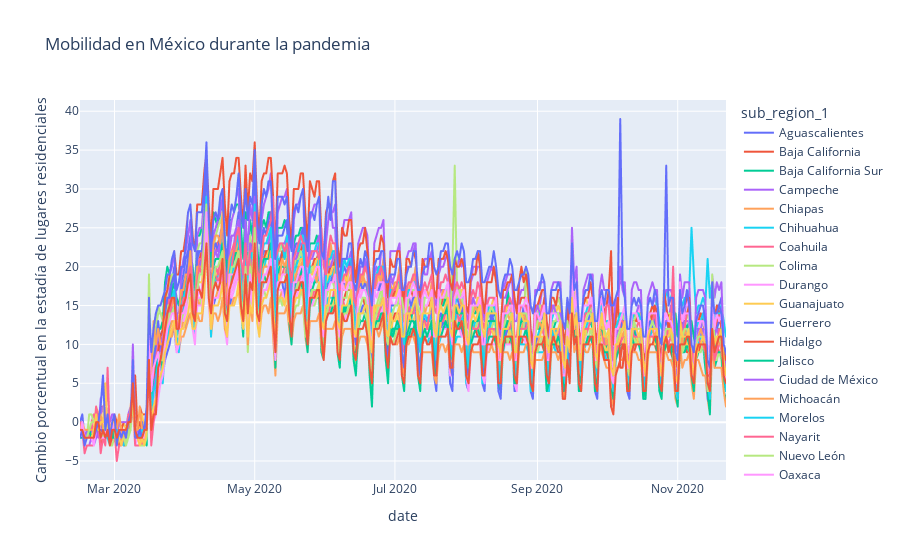

Notebook cell for this chart:
### Code cell
fig = px.line(mob_google[mob_google["sub_region_1"].notnull()], x="date", y="Cambio porcentual en la estadía de lugares residenciales", color="sub_region_1", animation_group="Cambio porcentual en la estadía de lugares residenciales",title = "Mobilidad en México durante la pandemia")
fig.show()

### Figure 1 — Plotly figure (JSON) as saved in the notebook; plotly's stock layout.template omitted (floating-point values rounded to 4 significant figures; data arrays with more than 128 entries replaced by an {"elided": "..."} marker saying what was removed)
{"data": [{"hovertemplate": "sub_region_1=Aguascalientes<br>date=%{x}<br>Cambio porcentual en la estadía de lugares residenciales=%{y}<extra></extra>", "ids": {"elided": "282 int values"}, "legendgroup": "Aguascalientes", "line": {"color": "#636efa", "dash": "solid"}, "mode": "lines", "name": "Aguascalientes", "showlegend": true, "type": "scattergl", "x": {"elided": "282 str values"}, "xaxis": "x", "y": {"elided": "282 int values"}, "yaxis": "y"}, {"hovertemplate": "sub_region_1=Baja California<br>date=%{x}<br>Cambio porcentual en la estadía de lugares residenciales=%{y}<extra></extra>", "ids": {"elided": "282 int values"}, "legendgroup": "Baja California", "line": {"color": "#EF553B", "dash": "solid"}, "mode": "lines", "name": "Baja California", "showlegend": true, "type": "scattergl", "x": {"elided": "282 str values"}, "xaxis": "x", "y": {"elided": "282 int values"}, "yaxis": "y"}, {"hovertemplate": "sub_region_1=Baja California Sur<br>date=%{x}<br>Cambio porcentual en la estadía de lugares residenciales=%{y}<extra></extra>", "ids": {"elided": "282 int values"}, "legendgroup": "Baja California Sur", "line": {"color": "#00cc96", "dash": "solid"}, "mode": "lines", "name": "Baja California Sur", "showlegend": true, "type": "scattergl", "x": {"elided": "282 str values"}, "xaxis": "x", "y": {"elided": "282 int values"}, "yaxis": "y"}, {"hovertemplate": "sub_region_1=Campeche<br>date=%{x}<br>Cambio porcentual en la estadía de lugares residenciales=%{y}<extra></extra>", "ids": {"elided": "282 int values"}, "legendgroup": "Campeche", "line": {"color": "#ab63fa", "dash": "solid"}, "mode": "lines", "name": "Campeche", "showlegend": true, "type": "scattergl", "x": {"elided": "282 str values"}, "xaxis": "x", "y": {"elided": "282 int values"}, "yaxis": "y"}, {"hovertemplate": "sub_region_1=Chiapas<br>date=%{x}<br>Cambio porcentual en la estadía de lugares residenciales=%{y}<extra></extra>", "ids": {"elided": "282 int values"}, "legendgroup": "Chiapas", "line": {"color": "#FFA15A", "dash": "solid"}, "mode": "lines", "name": "Chiapas", "showlegend": true, "type": "scattergl", "x": {"elided": "282 str values"}, "xaxis": "x", "y": {"elided": "282 int values"}, "yaxis": "y"}, {"hovertemplate": "sub_region_1=Chihuahua<br>date=%{x}<br>Cambio porcentual en la estadía de lugares residenciales=%{y}<extra></extra>", "ids": {"elided": "282 int values"}, "legendgroup": "Chihuahua", "line": {"color": "#19d3f3", "dash": "solid"}, "mode": "lines", "name": "Chihuahua", "showlegend": true, "type": "scattergl", "x": {"elided": "282 str values"}, "xaxis": "x", "y": {"elided": "282 int values"}, "yaxis": "y"}, {"hovertemplate": "sub_region_1=Coahuila<br>date=%{x}<br>Cambio porcentual en la estadía de lugares residenciales=%{y}<extra></extra>", "ids": {"elided": "282 int values"}, "legendgroup": "Coahuila", "line": {"color": "#FF6692", "dash": "solid"}, "mode": "lines", "name": "Coahuila", "showlegend": true, "type": "scattergl", "x": {"elided": "282 str values"}, "xaxis": "x", "y": {"elided": "282 int values"}, "yaxis": "y"}, {"hovertemplate": "sub_region_1=Colima<br>date=%{x}<br>Cambio porcentual en la estadía de lugares residenciales=%{y}<extra></extra>", "ids": {"elided": "282 int values"}, "legendgroup": "Colima", "line": {"color": "#B6E880", "dash": "solid"}, "mode": "lines", "name": "Colima", "showlegend": true, "type": "scattergl", "x": {"elided": "282 str values"}, "xaxis": "x", "y": {"elided": "282 int values"}, "yaxis": "y"}, {"hovertemplate": "sub_region_1=Durango<br>date=%{x}<br>Cambio porcentual en la estadía de lugares residenciales=%{y}<extra></extra>", "ids": {"elided": "282 int values"}, "legendgroup": "Durango", "line": {"color": "#FF97FF", "dash": "solid"}, "mode": "lines", "name": "Durango", "showlegend": true, "type": "scattergl", "x": {"elided": "282 str values"}, "xaxis": "x", "y": {"elided": "282 int values"}, "yaxis": "y"}, {"hovertemplate": "sub_region_1=Guanajuato<br>date=%{x}<br>Cambio porcentual en la estadía de lugares residenciales=%{y}<extra></extra>", "ids": {"elided": "282 int values"}, "legendgroup": "Guanajuato", "line": {"color": "#FECB52", "dash": "solid"}, "mode": "lines", "name": "Guanajuato", "showlegend": true, "type": "scattergl", "x": {"elided": "282 str values"}, "xaxis": "x", "y": {"elided": "282 int values"}, "yaxis": "y"}, {"hovertemplate": "sub_region_1=Guerrero<br>date=%{x}<br>Cambio porcentual en la estadía de lugares residenciales=%{y}<extra></extra>", "ids": {"elided": "282 int values"}, "legendgroup": "Guerrero", "line": {"color": "#636efa", "dash": "solid"}, "mode": "lines", "name": "Guerrero", "showlegend": true, "type": "scattergl", "x": {"elided": "282 str values"}, "xaxis": "x", "y": {"elided": "282 int values"}, "yaxis": "y"}, {"hovertemplate": "sub_region_1=Hidalgo<br>date=%{x}<br>Cambio porcentual en la estadía de lugares residenciales=%{y}<extra></extra>", "ids": {"elided": "282 int values"}, "legendgroup": "Hidalgo", "line": {"color": "#EF553B", "dash": "solid"}, "mode": "lines", "name": "Hidalgo", "showlegend": true, "type": "scattergl", "x": {"elided": "282 str values"}, "xaxis": "x", "y": {"elided": "282 int values"}, "yaxis": "y"}, {"hovertemplate": "sub_region_1=Jalisco<br>date=%{x}<br>Cambio porcentual en la estadía de lugares residenciales=%{y}<extra></extra>", "ids": {"elided": "282 int values"}, "legendgroup": "Jalisco", "line": {"color": "#00cc96", "dash": "solid"}, "mode": "lines", "name": "Jalisco", "showlegend": true, "type": "scattergl", "x": {"elided": "282 str values"}, "xaxis": "x", "y": {"elided": "282 int values"}, "yaxis": "y"}, {"hovertemplate": "sub_region_1=Ciudad de México<br>date=%{x}<br>Cambio porcentual en la estadía de lugares residenciales=%{y}<extra></extra>", "ids": {"elided": "282 int values"}, "legendgroup": "Ciudad de México", "line": {"color": "#ab63fa", "dash": "solid"}, "mode": "lines", "name": "Ciudad de México", "showlegend": true, "type": "scattergl", "x": {"elided": "282 str values"}, "xaxis": "x", "y": {"elided": "282 int values"}, "yaxis": "y"}, {"hovertemplate": "sub_region_1=Michoacán<br>date=%{x}<br>Cambio porcentual en la estadía de lugares residenciales=%{y}<extra></extra>", "ids": {"elided": "282 int values"}, "legendgroup": "Michoacán", "line": {"color": "#FFA15A", "dash": "solid"}, "mode": "lines", "name": "Michoacán", "showlegend": true, "type": "scattergl", "x": {"elided": "282 str values"}, "xaxis": "x", "y": {"elided": "282 int values"}, "yaxis": "y"}, {"hovertemplate": "sub_region_1=Morelos<br>date=%{x}<br>Cambio porcentual en la estadía de lugares residenciales=%{y}<extra></extra>", "ids": {"elided": "282 int values"}, "legendgroup": "Morelos", "line": {"color": "#19d3f3", "dash": "solid"}, "mode": "lines", "name": "Morelos", "showlegend": true, "type": "scattergl", "x": {"elided": "282 str values"}, "xaxis": "x", "y": {"elided": "282 int values"}, "yaxis": "y"}, {"hovertemplate": "sub_region_1=Nayarit<br>date=%{x}<br>Cambio porcentual en la estadía de lugares residenciales=%{y}<extra></extra>", "ids": {"elided": "282 int values"}, "legendgroup": "Nayarit", "line": {"color": "#FF6692", "dash": "solid"}, "mode": "lines", "name": "Nayarit", "showlegend": true, "type": "scattergl", "x": {"elided": "282 str values"}, "xaxis": "x", "y": {"elided": "282 int values"}, "yaxis": "y"}, {"hovertemplate": "sub_region_1=Nuevo León<br>date=%{x}<br>Cambio porcentual en la estadía de lugares residenciales=%{y}<extra></extra>", "ids": {"elided": "282 int values"}, "legendgroup": "Nuevo León", "line": {"color": "#B6E880", "dash": "solid"}, "mode": "lines", "name": "Nuevo León", "showlegend": true, "type": "scattergl", "x": {"elided": "282 str values"}, "xaxis": "x", "y": {"elided": "282 int values"}, "yaxis": "y"}, {"hovertemplate": "sub_region_1=Oaxaca<br>date=%{x}<br>Cambio porcentual en la estadía de lugares residenciales=%{y}<extra></extra>", "ids": {"elided": "282 int values"}, "legendgroup": "Oaxaca", "line": {"color": "#FF97FF", "dash": "solid"}, "mode": "lines", "name": "Oaxaca", "showlegend": true, "type": "scattergl", "x": {"elided": "282 str values"}, "xaxis": "x", "y": {"elided": "282 int values"}, "yaxis": "y"}, {"hovertemplate": "sub_region_1=Puebla<br>date=%{x}<br>Cambio porcentual en la estadía de lugares residenciales=%{y}<extra></extra>", "ids": {"elided": "282 int values"}, "legendgroup": "Puebla", "line": {"color": "#FECB52", "dash": "solid"}, "mode": "lines", "name": "Puebla", "showlegend": true, "type": "scattergl", "x": {"elided": "282 str values"}, "xaxis": "x", "y": {"elided": "282 int values"}, "yaxis": "y"}, {"hovertemplate": "sub_region_1=Querétaro<br>date=%{x}<br>Cambio porcentual en la estadía de lugares residenciales=%{y}<extra></extra>", "ids": {"elided": "282 int values"}, "legendgroup": "Querétaro", "line": {"color": "#636efa", "dash": "solid"}, "mode": "lines", "name": "Querétaro", "showlegend": true, "type": "scattergl", "x": {"elided": "282 str values"}, "xaxis": "x", "y": {"elided": "282 int values"}, "yaxis": "y"}, {"hovertemplate": "sub_region_1=Quintana Roo<br>date=%{x}<br>Cambio porcentual en la estadía de lugares residenciales=%{y}<extra></extra>", "ids": {"elided": "282 int values"}, "legendgroup": "Quintana Roo", "line": {"color": "#EF553B", "dash": "solid"}, "mode": "lines", "name": "Quintana Roo", "showlegend": true, "type": "scattergl", "x": {"elided": "282 str values"}, "xaxis": "x", "y": {"elided": "282 int values"}, "yaxis": "y"}, {"hovertemplate": "sub_region_1=San Luis Potosí<br>date=%{x}<br>Cambio porcentual en la estadía de lugares residenciales=%{y}<extra></extra>", "ids": {"elided": "282 int values"}, "legendgroup": "San Luis Potosí", "line": {"color": "#00cc96", "dash": "solid"}, "mode": "lines", "name": "San Luis Potosí", "showlegend": true, "type": "scattergl", "x": {"elided": "282 str values"}, "xaxis": "x", "y": {"elided": "282 int values"}, "yaxis": "y"}, {"hovertemplate": "sub_region_1=Sinaloa<br>date=%{x}<br>Cambio porcentual en la estadía de lugares residenciales=%{y}<extra></extra>", "ids": {"elided": "282 int values"}, "legendgroup": "Sinaloa", "line": {"color": "#ab63fa", "dash": "solid"}, "mode": "lines", "name": "Sinaloa", "showlegend": true, "type": "scattergl", "x": {"elided": "282 str values"}, "xaxis": "x", "y": {"elided": "282 int values"}, "yaxis": "y"}, {"hovertemplate": "sub_region_1=Sonora<br>date=%{x}<br>Cambio porcentual en la estadía de lugares residenciales=%{y}<extra></extra>", "ids": {"elided": "282 int values"}, "legendgroup": "Sonora", "line": {"color": "#FFA15A", "dash": "solid"}, "mode": "lines", "name": "Sonora", "showlegend": true, "type": "scattergl", "x": {"elided": "282 str values"}, "xaxis": "x", "y": {"elided": "282 int values"}, "yaxis": "y"}, {"hovertemplate": "sub_region_1=México<br>date=%{x}<br>Cambio porcentual en la estadía de lugares residenciales=%{y}<extra></extra>", "ids": {"elided": "282 int values"}, "legendgroup": "México", "line": {"color": "#19d3f3", "dash": "solid"}, "mode": "lines", "name": "México", "showlegend": true, "type": "scattergl", "x": {"elided": "282 str values"}, "xaxis": "x", "y": {"elided": "282 int values"}, "yaxis": "y"}, {"hovertemplate": "sub_region_1=Tabasco<br>date=%{x}<br>Cambio porcentual en la estadía de lugares residenciales=%{y}<extra></extra>", "ids": {"elided": "282 int values"}, "legendgroup": "Tabasco", "line": {"color": "#FF6692", "dash": "solid"}, "mode": "lines", "name": "Tabasco", "showlegend": true, "type": "scattergl", "x": {"elided": "282 str values"}, "xaxis": "x", "y": {"elided": "282 int values"}, "yaxis": "y"}, {"hovertemplate": "sub_region_1=Tamaulipas<br>date=%{x}<br>Cambio porcentual en la estadía de lugares residenciales=%{y}<extra></extra>", "ids": {"elided": "282 int values"}, "legendgroup": "Tamaulipas", "line": {"color": "#B6E880", "dash": "solid"}, "mode": "lines", "name": "Tamaulipas", "showlegend": true, "type": "scattergl", "x": {"elided": "282 str values"}, "xaxis": "x", "y": {"elided": "282 int values"}, "yaxis": "y"}, {"hovertemplate": "sub_region_1=Tlaxcala<br>date=%{x}<br>Cambio porcentual en la estadía de lugares residenciales=%{y}<extra></extra>", "ids": {"elided": "282 int values"}, "legendgroup": "Tlaxcala", "line": {"color": "#FF97FF", "dash": "solid"}, "mode": "lines", "name": "Tlaxcala", "showlegend": true, "type": "scattergl", "x": {"elided": "282 str values"}, "xaxis": "x", "y": {"elided": "282 int values"}, "yaxis": "y"}, {"hovertemplate": "sub_region_1=Veracruz<br>date=%{x}<br>Cambio porcentual en la estadía de lugares residenciales=%{y}<extra></extra>", "ids": {"elided": "282 int values"}, "legendgroup": "Veracruz", "line": {"color": "#FECB52", "dash": "solid"}, "mode": "lines", "name": "Veracruz", "showlegend": true, "type": "scattergl", "x": {"elided": "282 str values"}, "xaxis": "x", "y": {"elided": "282 int values"}, "yaxis": "y"}, {"hovertemplate": "sub_region_1=Yucatán<br>date=%{x}<br>Cambio porcentual en la estadía de lugares residenciales=%{y}<extra></extra>", "ids": {"elided": "282 int values"}, "legendgroup": "Yucatán", "line": {"color": "#636efa", "dash": "solid"}, "mode": "lines", "name": "Yucatán", "showlegend": true, "type": "scattergl", "x": {"elided": "282 str values"}, "xaxis": "x", "y": {"elided": "282 int values"}, "yaxis": "y"}, {"hovertemplate": "sub_region_1=Zacatecas<br>date=%{x}<br>Cambio porcentual en la estadía de lugares residenciales=%{y}<extra></extra>", "ids": {"elided": "282 int values"}, "legendgroup": "Zacatecas", "line": {"color": "#EF553B", "dash": "solid"}, "mode": "lines", "name": "Zacatecas", "showlegend": true, "type": "scattergl", "x": {"elided": "282 str values"}, "xaxis": "x", "y": {"elided": "282 int values"}, "yaxis": "y"}], "layout": {"autosize": true, "legend": {"title": {"text": "sub_region_1"}, "tracegroupgap": 0}, "title": {"text": "Mobilidad en México durante la pandemia"}, "xaxis": {"anchor": "y", "autorange": true, "domain": [0, 1], "range": ["2020-02-15", "2020-11-22"], "title": {"text": "date"}, "type": "date"}, "yaxis": {"anchor": "x", "autorange": true, "domain": [0, 1], "range": [-7.444, 41.44], "title": {"text": "Cambio porcentual en la estadía de lugares residenciales"}, "type": "linear"}}}
